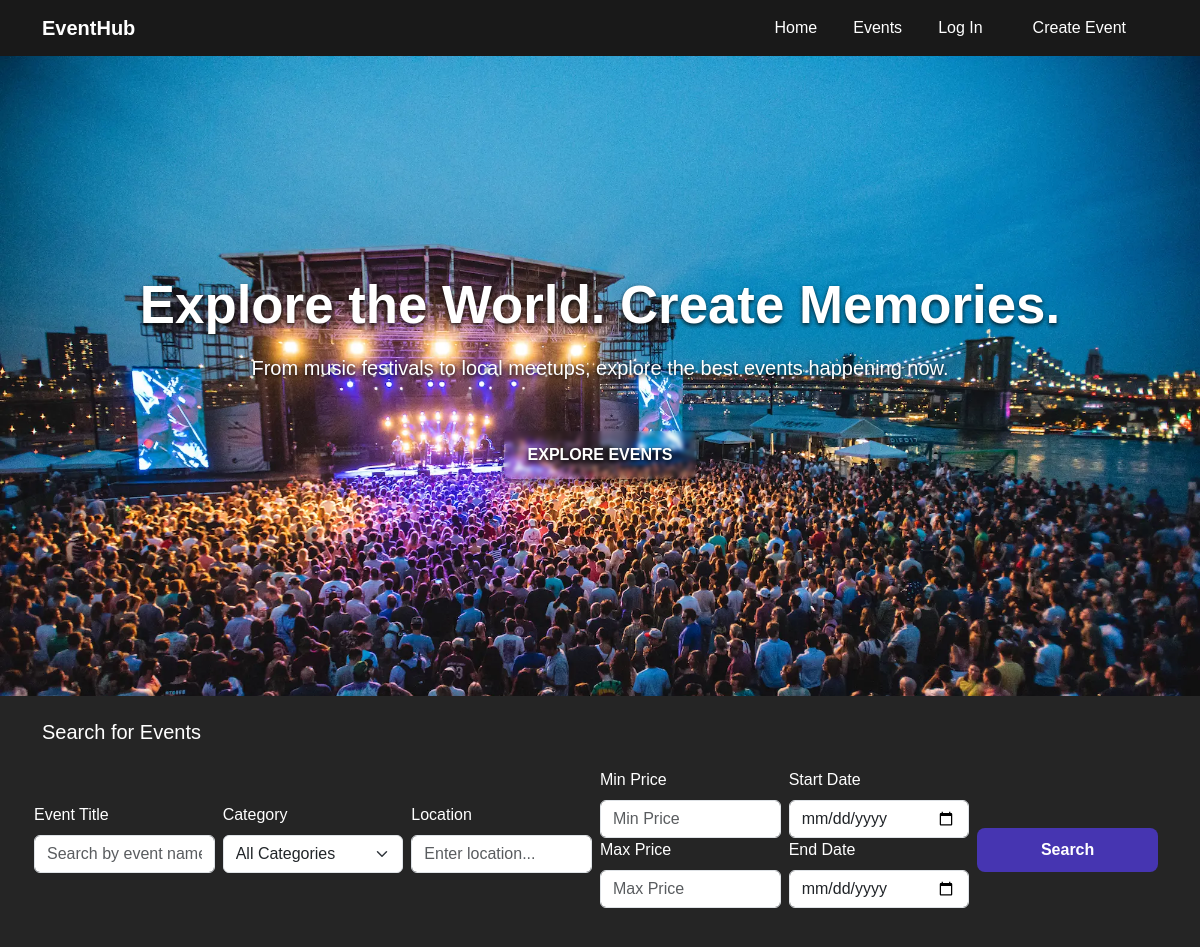
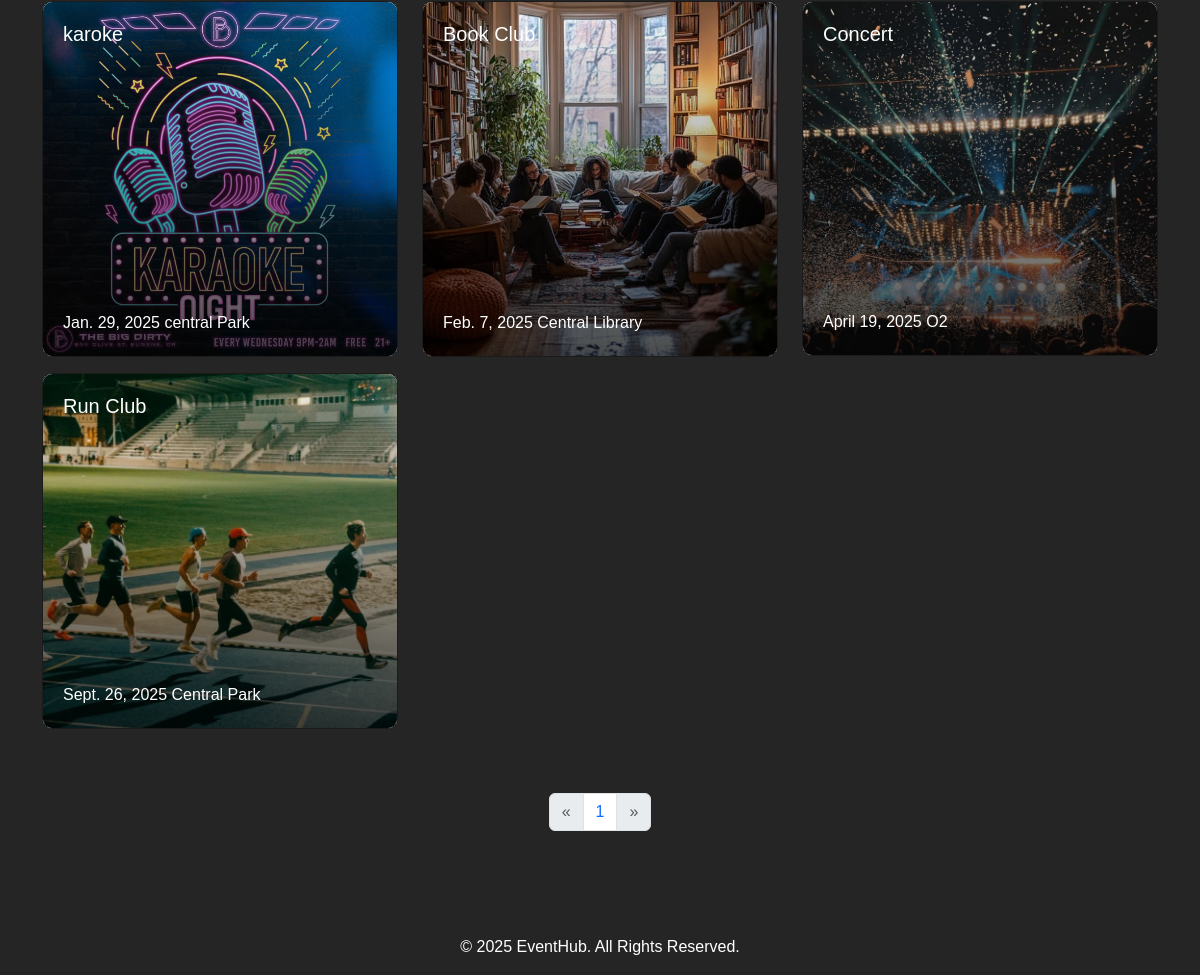
The page / on the database its author committed (2 pictures, top to bottom).
### events/models.py (models this page shows, shortened)
class Event(models.Model):
    CATEGORY_CHOICES = [
        ('arts', 'Arts and Culture'),
        ('education', 'Education and Workshops'),
        ('sports', 'Sports and Fitness'),
        ('social', 'Social and Networking'),
        ('food', 'Food and Drink'),
        ('entertainment', 'Entertainment'),
        ('technology', 'Technology and Innovation'),
        ('family', 'Family and Kids'),
        ('religious', 'Religious and Spiritual'),
        ('holidays', 'Holidays and Seasonal'),
        ('business', 'Business and Corporate'),
        ('health', 'Health and Wellness'),
        ('niche', 'Other Niche Events'),
    ]
    STATUS_CHOICES = [
        ("active", "Active"),
        ("canceled", "Canceled"),
        ("sold_out", "Sold Out"),
        ("past" , "Compeleted")
    ]
    title = models.CharField(max_length=200)
    description = models.TextField()
    category = models.CharField(max_length=50, choices=CATEGORY_CHOICES, default='arts')
    organizer = models.ForeignKey(User, on_delete=models.CASCADE, related_name="events")
    location = models.CharField(max_length=200)
    date = models.DateField()
    time = models.TimeField()
    image = models.ImageField(upload_to='event-images/')
    status = models.CharField(max_length=50, choices=STATUS_CHOICES, default='active')
    tickets_available = models.IntegerField( default = 0)
    price = models.DecimalField(max_digits=8, decimal_places=2, default=0.0)
    created_at = models.DateTimeField(auto_now_add=True)
    updated_at = models.DateTimeField(auto_now_add=True)

### events/views.py (the view)
# urls.py: path('', views.index, name="index"),
def index(request):
    events = Event.objects.all()
    categories = Event.CATEGORY_CHOICES
    category_dict = dict(categories)
    page_obj = paginate_queryset(events, request, N)
    return render(request, "events/index.html", {
        "page_obj" : page_obj,
        "categories" : category_dict.keys
    })

### events/helper.py (called while the page is built)
def paginate_queryset(queryset, request, n):
    paginator = Paginator(queryset, n)
    page_number = request.GET.get('page', 1)
    page_obj = paginator.get_page(page_number)
    return page_obj

### events/templates/events/index.html (shortened to what this page needs)
{% extends "events/layout.html" %}
{% load static %}
{% block body %}
<header class="hero-section text-center d-flex align-items-center justify-content-center p-5">
  <div class="container">
    <h1 class="display-4">Explore the World. Create Memories. </h1>
    <p class="lead">From music festivals to local meetups, explore the best events happening now. </p>
    <a href="#events" class="btn btn-primary btn-lg mt-3">Explore Events</a>
  </div>
</header>
    <div class="container my-4">
        <div class="row">
            <h5 class="">Search for Events</h5>
        </div>
        <div class="row d-flex justify-content-between align-items-center mb-3">
            <div class="row g-2 align-items-center mb-4">
              <div class="col-md-2">
                <label for="searchInput" class="form-label">Event Title</label>
                <input
                  name="searchkeyword"
                  type="text"
                  id="searchkeyword"
                  class="form-control"
                  placeholder="Search by event name..."
                />
              </div>
              <div class="col-md-2">
                <label for="categorySelect" class="form-label">Category</label>
                  <select name="category" id="category" class="form-select">
                  <option value="">All Categories</option>
                </select>
              </div>
            <div class="col-md-2">
              <label for="location" class="form-label">Location</label>
              <input
                name="location"
                type="text"
                id="location"
                class="form-control"
                placeholder="Enter location..."
              />
            </div>
            <div class="col-md-2 justify-content-between">
              <label for="minPrice" class="form-label">Min Price</label>
              <input
                name="min_price"
                type="number"
                id="minPrice"
                class="form-control"
                placeholder="Min Price"
                min="0"
                step="0.01"
              />
              <label for="maxPrice" class="form-label">Max Price</label>
              <input
                name="max_price"
                type="number"
                id="maxPrice"
                class="form-control"
                placeholder="Max Price"
                min="0"
                step="0.01"
              />
            </div>
            <div class="col-md-2 justify-content-between">
                <label for="startDateFilter" class="form-label">Start Date</label>
                <input
                name="start_date"
                type="date"
                id="startDateFilter"
                class="form-control"
                />
                <label for="endDateFilter" class="form-label">End Date</label>
                <input
                name="end_date"
                type="date"
                id="endDateFilter"
                class="form-control"
                />
            </div>
              <div class="col-md-2 d-grid">
                <button name="search-btn" id="search-btn" class="btn btn-primary mt-4">Search</button>
              </div>
            </div>
        </div>
        <div class="row align-itms-center justify-content-between" id="allEvents">
          {% for event in page_obj %}
            <div class="col-md-4 mb-3">
              <a href="{% url 'event' event.id %}">
                <div class="card event-card text-white">
                  <img src="{{event.image.url}}" class="card-img" alt="Event Image">
                  <div class="card-img-overlay d-flex flex-column justify-content-between">
                    <h5 class="card-title">{{event.title}}</h5>
                    <div class="event-details text-white">
                      <span> {{event.date}}</span>
                      <span> {{event.location}}</span>
                    </div>
                  </div>
                </div>
              </a>
            </div>
          {% endfor %}
        </div>
        <div class="row p-5">
          <nav aria-label="Page navigation col-12">
            <ul class="pagination justify-content-center">
              {% if page_obj.has_previous %}
                  <li class="page-item">
                  <a class="page-link" href="?page={{ page_obj.previous_page_number }}" aria-label="Previous">
                      <span aria-hidden="true">&laquo;</span>
                  </a>
                  </li>
              {% else %}
              <li class="page-item disabled">
                  <a class="page-link" aria-label="Previous">
                      <span aria-hidden="true">&laquo;</span>
                  </a>
              </li>
              {% endif %}
              {% for i in page_obj.paginator.page_range %}
              <li class="page-item"><a class="page-link" href="?page={{ i }}">{{i}}</a></li>
              {% endfor %}
              {% if page_obj.has_next %}
              <li class="page-item">
                  <a class="page-link" href="?page={{ page_obj.next_page_number }}" aria-label="Next">
                  <span aria-hidden="true">&raquo;</span>
                  </a>
              </li>
              {% else %}
              <li class="page-item disabled">
                  <a class="page-link" aria-label="Next">
                  <span aria-hidden="true">&raquo;</span>
                  </a>
              </li>
              {% endif %}
            </ul>
          </nav>
        </div>
    </div>
    {% endblock %}

### events/static/events/styles/styles.css (style rules this page uses)
body { min-height: 100vh; margin: 0; font-family: "Poppins", sans-serif; color: #ffffff; background-color: #252525; box-sizing: border-box; overflow-x: hidden; }
.hero-section { background: url("../imgs/hero/concert.png") no-repeat top center/cover; min-height: 80vh; display: flex; align-items: center; color: #ffffff; text-shadow: 0 2px 4px rgba(0, 0, 0, 0.8); }
.hero-section h1 { font-size: 3.3rem; font-weight: 700; margin-bottom: 1rem; }
.hero-section p { font-size: 1.25rem; margin-bottom: 2rem; color: #fff; text-shadow: 0 2px 4px rgb(0, 0, 0); }
.hero-section .btn { -webkit-backdrop-filter: blur(2px); backdrop-filter: blur(2px); background: transparent; border: none; padding: 0.75rem 1.5rem; font-size: 1rem; text-transform: uppercase; font-weight: bold; color: #ffffff; box-shadow: 0 4px 6px rgba(0, 0, 0, 0.4); transition: all 50s ease-in; }
.event-card { border-color: #1B1B1B; border-radius: 10px; position: relative; overflow: hidden; }
.event-card img { width: 100%; height: auto; display: block; }
.event-card .card-img-overlay { position: absolute; bottom: 0; left: 0; width: 100%; background: linear-gradient(to top, rgba(0, 0, 0, 0.7), rgba(0, 0, 0, 0)); padding: 20px; }
.event-details { position: relative; z-index: 2; }
.event-details { margin-top: 20px; font-size: 1rem; color: #1b1b1b; line-height: 1.6; }
.btn-primary { background: #4635B1; border: none; padding: 10px 20px; border-radius: 8px; color: #ffffff; font-size: 1rem; font-weight: bold; cursor: pointer; transition: all 0.3s ease; text-decoration: none; text-align: center; }

### rows shown on the page
Event: image (picture), title "karoke", date "Jan. 29, 2025", location "central Park"
Event: image (picture), title "Book Club", date "Feb. 7, 2025", location "Central Library"
Event: image (picture), title "Concert", date "April 19, 2025", location "O2"
Event: image (picture), title "Run Club", date "Sept. 26, 2025", location "Central Park"

### other values the page prints
{{ i }} "1"
